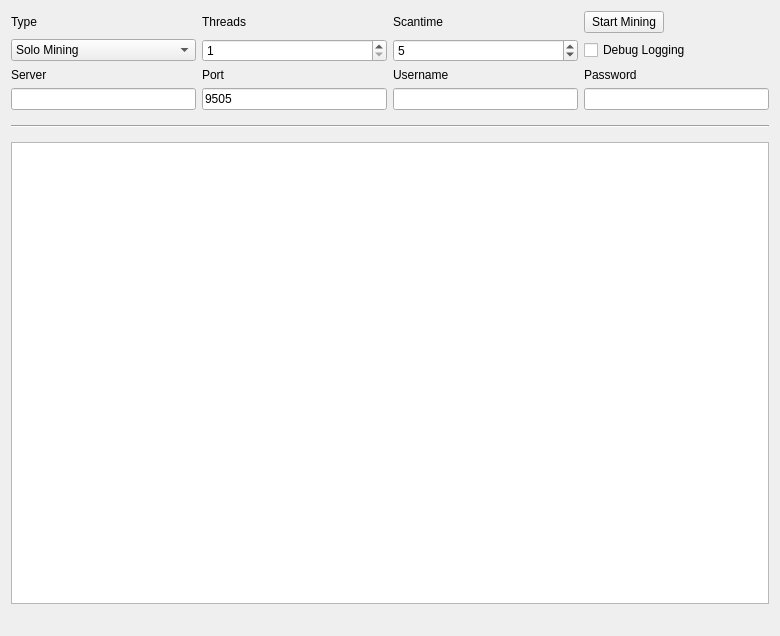
<?xml version="1.0" encoding="UTF-8"?>
<ui version="4.0">
 <class>MiningPage</class>
 <widget class="QWidget" name="MiningPage">
  <property name="geometry">
   <rect>
    <x>0</x>
    <y>0</y>
    <width>780</width>
    <height>636</height>
   </rect>
  </property>
  <property name="windowTitle">
   <string>Mining</string>
  </property>
  <layout class="QGridLayout" name="gridLayout">
   <property name="sizeConstraint">
    <enum>QLayout::SetMaximumSize</enum>
   </property>
   <item row="7" column="1">
    <widget class="QLineEdit" name="serverLine">
     <property name="enabled">
      <bool>true</bool>
     </property>
    </widget>
   </item>
   <item row="6" column="3">
    <widget class="QLabel" name="usernameLabel">
     <property name="enabled">
      <bool>true</bool>
     </property>
     <property name="text">
      <string>Username</string>
     </property>
    </widget>
   </item>
   <item row="6" column="1">
    <widget class="QLabel" name="serverLabel">
     <property name="enabled">
      <bool>true</bool>
     </property>
     <property name="text">
      <string>Server</string>
     </property>
    </widget>
   </item>
   <item row="7" column="3">
    <widget class="QLineEdit" name="usernameLine">
     <property name="enabled">
      <bool>true</bool>
     </property>
     <property name="text">
      <string/>
     </property>
    </widget>
   </item>
   <item row="6" column="4">
    <widget class="QLabel" name="passwordLabel">
     <property name="enabled">
      <bool>true</bool>
     </property>
     <property name="text">
      <string>Password</string>
     </property>
    </widget>
   </item>
   <item row="6" column="2">
    <widget class="QLabel" name="portLabel">
     <property name="enabled">
      <bool>true</bool>
     </property>
     <property name="text">
      <string>Port</string>
     </property>
    </widget>
   </item>
   <item row="3" column="4">
    <widget class="QPushButton" name="startButton">
     <property name="sizePolicy">
      <sizepolicy hsizetype="Fixed" vsizetype="Fixed">
       <horstretch>0</horstretch>
       <verstretch>0</verstretch>
      </sizepolicy>
     </property>
     <property name="text">
      <string>Start Mining</string>
     </property>
    </widget>
   </item>
   <item row="8" column="1" colspan="4">
    <widget class="Line" name="line">
     <property name="sizePolicy">
      <sizepolicy hsizetype="Minimum" vsizetype="Fixed">
       <horstretch>0</horstretch>
       <verstretch>0</verstretch>
      </sizepolicy>
     </property>
     <property name="minimumSize">
      <size>
       <width>0</width>
       <height>20</height>
      </size>
     </property>
     <property name="orientation">
      <enum>Qt::Horizontal</enum>
     </property>
    </widget>
   </item>
   <item row="13" column="1" colspan="4">
    <widget class="QListWidget" name="list">
     <property name="autoScrollMargin">
      <number>100000</number>
     </property>
     <property name="dragDropMode">
      <enum>QAbstractItemView::DragOnly</enum>
     </property>
     <property name="selectionMode">
      <enum>QAbstractItemView::NoSelection</enum>
     </property>
     <property name="movement">
      <enum>QListView::Snap</enum>
     </property>
     <property name="batchSize">
      <number>10</number>
     </property>
    </widget>
   </item>
   <item row="14" column="1" colspan="2">
    <widget class="QLabel" name="shareCount">
     <property name="font">
      <font>
       <pointsize>10</pointsize>
       <weight>75</weight>
       <bold>true</bold>
      </font>
     </property>
     <property name="text">
      <string/>
     </property>
    </widget>
   </item>
   <item row="3" column="3">
    <widget class="QLabel" name="scantimeLabel">
     <property name="enabled">
      <bool>true</bool>
     </property>
     <property name="layoutDirection">
      <enum>Qt::LeftToRight</enum>
     </property>
     <property name="text">
      <string>Scantime</string>
     </property>
    </widget>
   </item>
   <item row="3" column="2">
    <widget class="QLabel" name="threadsLabel">
     <property name="enabled">
      <bool>true</bool>
     </property>
     <property name="text">
      <string>Threads</string>
     </property>
    </widget>
   </item>
   <item row="4" column="4">
    <widget class="QCheckBox" name="debugCheckBox">
     <property name="text">
      <string>Debug Logging</string>
     </property>
    </widget>
   </item>
   <item row="3" column="1">
    <widget class="QLabel" name="typeLabel">
     <property name="text">
      <string>Type</string>
     </property>
    </widget>
   </item>
   <item row="4" column="2">
    <widget class="QSpinBox" name="threadsBox">
     <property name="enabled">
      <bool>true</bool>
     </property>
     <property name="minimum">
      <number>1</number>
     </property>
     <property name="maximum">
      <number>99</number>
     </property>
     <property name="singleStep">
      <number>1</number>
     </property>
    </widget>
   </item>
   <item row="4" column="1">
    <widget class="QComboBox" name="typeBox">
     <property name="editable">
      <bool>false</bool>
     </property>
     <property name="currentIndex">
      <number>0</number>
     </property>
     <item>
      <property name="text">
       <string>Solo Mining</string>
      </property>
     </item>
     <item>
      <property name="text">
       <string>Pool Mining</string>
      </property>
     </item>
    </widget>
   </item>
   <item row="4" column="3">
    <widget class="QSpinBox" name="scantimeBox">
     <property name="enabled">
      <bool>true</bool>
     </property>
     <property name="minimum">
      <number>1</number>
     </property>
     <property name="value">
      <number>5</number>
     </property>
    </widget>
   </item>
   <item row="7" column="2">
    <widget class="QLineEdit" name="portLine">
     <property name="enabled">
      <bool>true</bool>
     </property>
     <property name="text">
      <string>9505</string>
     </property>
     <property name="value" stdset="0">
      <number>9505</number>
     </property>
    </widget>
   </item>
   <item row="7" column="4">
    <widget class="QLineEdit" name="passwordLine">
     <property name="enabled">
      <bool>true</bool>
     </property>
    </widget>
   </item>
   <item row="14" column="3" colspan="2">
    <widget class="QLabel" name="mineSpeedLabel">
     <property name="sizePolicy">
      <sizepolicy hsizetype="Preferred" vsizetype="Preferred">
       <horstretch>0</horstretch>
       <verstretch>0</verstretch>
      </sizepolicy>
     </property>
     <property name="font">
      <font>
       <pointsize>10</pointsize>
       <weight>75</weight>
       <bold>true</bold>
      </font>
     </property>
     <property name="text">
      <string/>
     </property>
     <property name="alignment">
      <set>Qt::AlignRight|Qt::AlignTrailing|Qt::AlignVCenter</set>
     </property>
    </widget>
   </item>
  </layout>
 </widget>
 <layoutdefault spacing="6" margin="11"/>
 <tabstops>
  <tabstop>startButton</tabstop>
  <tabstop>typeBox</tabstop>
  <tabstop>threadsBox</tabstop>
  <tabstop>scantimeBox</tabstop>
  <tabstop>serverLine</tabstop>
  <tabstop>portLine</tabstop>
  <tabstop>usernameLine</tabstop>
  <tabstop>passwordLine</tabstop>
  <tabstop>debugCheckBox</tabstop>
  <tabstop>list</tabstop>
 </tabstops>
 <resources/>
 <connections/>
</ui>
